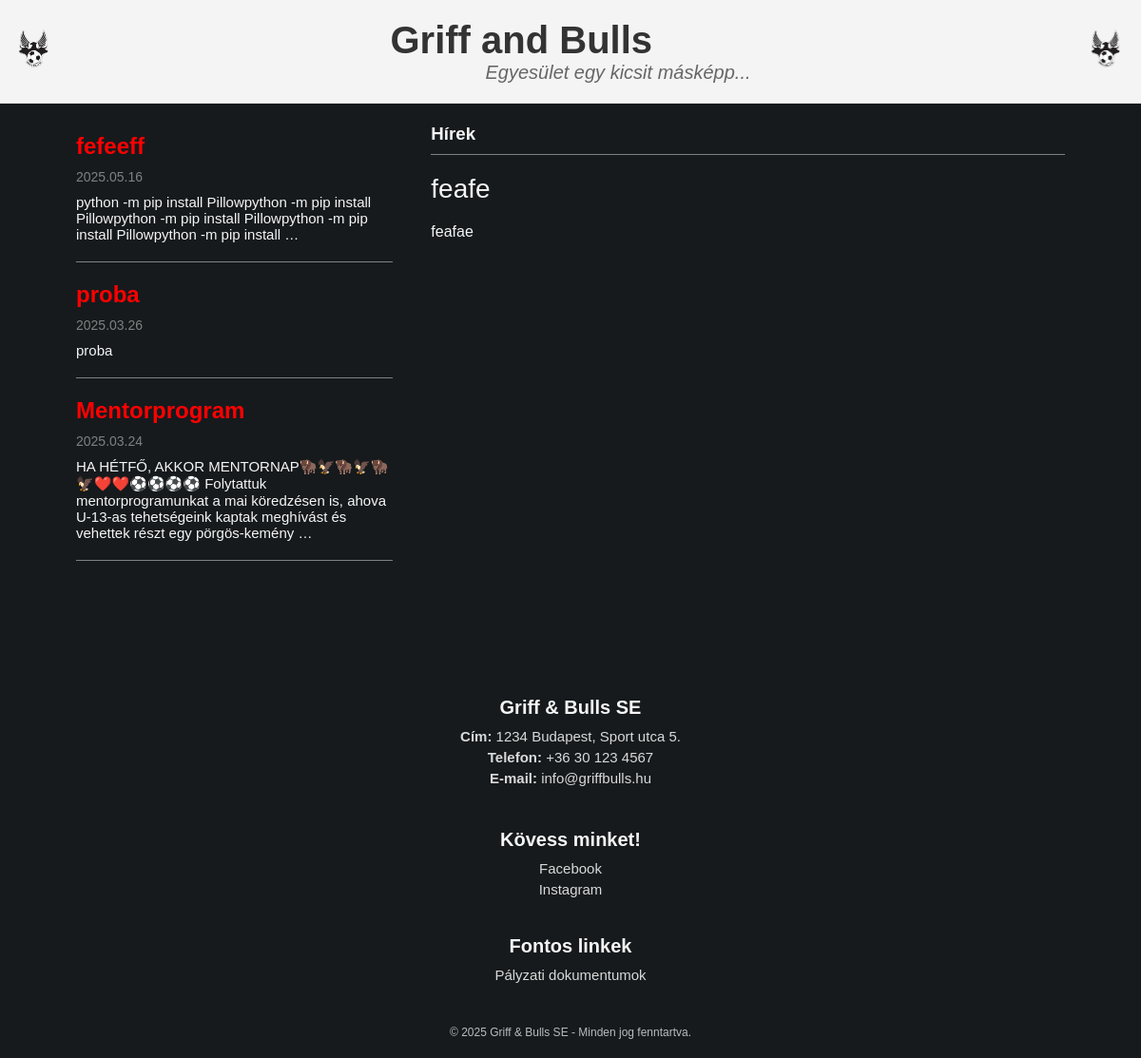
Screenshot of /hirek/hirek/feafe/ with the database file from the repository.
### hirek/models.py (models this page shows, shortened)
class Hir(models.Model):
    cim = models.CharField(max_length=200, unique=True)  # Egyedi címek
    slug = models.SlugField(max_length=200, unique=True)
    tartalom = models.TextField()
    kiemelt_kep = models.ImageField(
        upload_to='media/hirek_kepek',  # A media/ mappán belüli útvonal
        blank=True,  # Nem kötelező
        null=True    # Lehet üres az adatbázisban
    )
    letrehozva = models.DateTimeField(default=timezone.now)
    publikalt = models.BooleanField(default=True)
    class Meta:
        ordering = ['-letrehozva']
        verbose_name_plural = 'Hírek'

### hirek/views.py (the view)
# urls.py: path('hirek/<slug:slug>/', views.hir_reszletek, name='hir_reszletek'),
def hir_reszletek(request, slug):
    hir = get_object_or_404(Hir, slug=slug, publikalt=True)
    legfrissebb_hirek = Hir.objects.filter(publikalt=True).exclude(id=hir.id).order_by('-letrehozva')[:3]
    return render(request, "hirek/hir.html", {
        'hir': hir,
        'legfrissebb_hirek': legfrissebb_hirek
    })

### hirek/templates/hirek/hir.html (shortened to what this page needs)
{% load static %}
<!DOCTYPE html>
<html lang="en">
  <head>
    <link rel="stylesheet" href="{% static 'hirek/header.css' %}" />
    <link rel="stylesheet" href="{% static 'hirek/hirek_oldal.css' %}" />
    <link rel="stylesheet" href="{% static 'hirek/footer.css' %}" />
  </head>
  <body>
    <header>
      <img
        class="gab_feher_bal"
        src="{% static 'hirek/gab_feher.png' %}"
        alt="GAB Fehér"
      />
      <div class="header-text">
        <h1>Griff and Bulls</h1>
        <p>Egyesület egy kicsit másképp...</p>
      </div>
      <img
        class="gab_feher_jobb"
        src="{% static 'hirek/gab_feher.png' %}"
        alt="GAB Fehér"
      />
    </header>
    <main>
      <section class="egesz hirek">
        <div class="hirek_tartalom">
          <div class="side-menu">
            <ul>
              {% for hir in legfrissebb_hirek %}
              <article class="kis_hir">
                <a
                  href="{% url 'hir_reszletek' hir.slug %}"
                  class="tobbi_hir_cim"
                  >{{ hir.cim }}</a
                >
                <div class="datum">{{ hir.letrehozva|date:"Y.m.d" }}</div>
                <div class="kedvcsinalo">
                  {{ hir.tartalom|truncatewords:20 }}
                </div>
              </article>
              <hr />
              {% endfor %}
            </ul>
          </div>
          <div class="eppen_olvasott_hir">
            <article>
              <h3>Hírek</h3>
              <hr />
              <div class="olvasott_hir_cim">{{ hir.cim }}</div>
              <div class="szoveg">{{ hir.tartalom|linebreaks }}</div>
            </article>
          </div>
        </div>
      </section>
    </main>
    <footer>
      <div class="footer-container">
        <div class="footer-info">
          <h3>Griff & Bulls SE</h3>
          <p><strong>Cím:</strong> 1234 Budapest, Sport utca 5.</p>
          <p><strong>Telefon:</strong> +36 30 123 4567</p>
          <p><strong>E-mail:</strong> info@griffbulls.hu</p>
        </div>
        <section class="footer_kapcsolat," id="kapcsolat">
          <div class="footer-socials">
            <h3>Kövess minket!</h3>
            <a
              href="https://www.facebook.com/p/Griff-Bulls-SE-100057331514748/"
              target="_blank"
              >Facebook</a
            >
            <a
              href="https://www.instagram.com/griff_and_bulls_se?utm_source=ig_web_button_share_sheet&igsh=ZDNlZDc0MzIxNw=="
              target="_blank"
              >Instagram</a
            >
          </div>
        </section>
        <div class="footer-links">
          <h3>Fontos linkek</h3>
          <a href="palyazat.html">Pályzati dokumentumok</a>
        </div>
      </div>
      <p class="footer-copy">
        © 2025 Griff & Bulls SE - Minden jog fenntartva.
      </p>
    </footer>
  </body>
</html>

### hirek/static/hirek/header.css (style rules this page uses)
* { margin: 0; padding: 0; box-sizing: border-box; }
header { display: flex; align-items: center; justify-content: center; background-color: #f4f4f4; padding: 20px; border-bottom: 1px solid #ddd; position: fixed; top: 0; left: 0; width: 100%; z-index: 1000; transition: all 0.3s ease; }
body { padding-top: 80px; }
body { padding-top: 100px; background-color: #161a1d; }
header img { height: 60px; margin: 0 10px; }
header h1 { font-size: 40px; color: #333; margin: 0; }
header p { font-size: 20px; color: #666; font-style: italic; padding-left: 100px; }
.gab_feher_bal, .gab_feher_jobb { position: absolute; height: 60px; margin-left: 15px; margin-right: 15px; }
.gab_feher_bal { left: 0; }
.gab_feher_jobb { right: 0; }

### hirek/static/hirek/hirek_oldal.css (style rules this page uses)
* { margin: 0; padding: 0; box-sizing: border-box; }
body { font-family: Arial, sans-serif; background-color: #f4f4f4; color: #333; }
main { padding: 20px; background-color: #161a1d; }
.hirek_tartalom { display: flex; flex-wrap: wrap; gap: 20px; margin: 0 180px; }
.side-menu { flex: 1; max-width: 480px; padding: 10px; background-color: #161a1d; border-radius: 5px; }
.kis_hir { padding: 10px 0; }
.tobbi_hir_cim { text-decoration: none; color: red; font-weight: bold; font-size: 24px; display: block; margin-bottom: 10px; }
.datum { margin-top: 10px; font-size: 14px; color: gray; }
hr { border: 0; height: 1px; background: gray; margin: 10px 0; }
.kedvcsinalo { font-size: 15px; margin-top: 10px; color:whitesmoke; }
.eppen_olvasott_hir { flex: 2; padding: 10px; background-color: #161a1d; border-radius: 5px; }
.szoveg { color:whitesmoke; margin-top: 20px; }
.olvasott_hir_cim { margin: 20px 0; font-size: 28px; color: whitesmoke; }
h3 { color: whitesmoke; }
@media (max-width: 1200px) { .hirek_tartalom { margin: 0 50px; } }

### hirek/static/hirek/footer.css (style rules this page uses)
footer { padding: 20px 0; padding-top: 100px; background-color: #161a1d; color: white; text-align: center; border-top: 3px solid #161a1d; }
.footer-container { display: flex; justify-content: space-around; flex-wrap: wrap; max-width: 80%; margin: 0 auto; gap: 20px; }
.footer-info, .footer-socials, .footer-links { flex: 1; min-width: 200px; }
.footer-info h3, .footer-socials h3, .footer-links h3 { font-size: 20px; margin-bottom: 10px; }
.footer-info p, .footer-socials a, .footer-links a { font-size: 15px; color: #d9d9d9; text-decoration: none; display: block; margin: 5px 0; }
.footer-copy { margin-top: 20px; font-size: 12px; opacity: 0.7; }
@media (max-width: 1200px) { .footer-container { flex-direction: column; text-align: center; } }
@media (max-width: 1200px) { .footer-info, .footer-socials, .footer-links { margin-bottom: 20px; } }

### rows the page displays
Hir: cim "fefeeff", letrehozva "2025.05.16", tartalom "python -m pip install Pillowpython -m pip install Pillowpython -m pip install Pillowpython -m pip install Pillowpython -m pip install …"
Hir: cim "proba", letrehozva "2025.03.26", tartalom "proba"
Hir: cim "Mentorprogram", letrehozva "2025.03.24", tartalom "HA HÉTFŐ, AKKOR MENTORNAP🦬🦅🦬🦅🦬🦅❤️❤️⚽️⚽️⚽️⚽️ Folytattuk mentorprogramunkat a mai köredzésen is, ahova U-13-as tehetségeink kaptak meghívást és vehettek részt egy pörgös-kemény …"
Hir: cim "feafe", tartalom "feafae"
